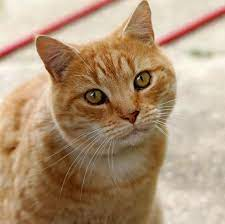
#> input picture cat.jpeg, 225 x 224 px
$ python -i generateedgeenhanced.py   (imports and definitions only)   (older library calls are emulated)
#> lines starting #> are read from the running program, lines starting #| are printed output that depends on the picture
#> further down, picture is the input picture: shape (224, 225, 3); mean B, G, R 120.9, 148.9, 175.8
import numpy as np
import cv2
################################################################################################
#####################################Parameters#################################################
################################################################################################

r1_1 = np.array([[-1, -1], [0, -1], [1, -1], [1, 0]])
r1_2 = np.array([[-1, 1], [0, 1], [-1, 2], [0, 2]])
r2_1 = np.array([[-2, -1], [-1, -1], [-2, 0], [-1, 0]])
r2_2 = np.array([[1, -1], [0, 1], [0, 1], [1, 1]])
r3_1 = np.array([[0, -1], [0, -2], [1, -1], [1, -2]])
r3_2 = np.array([[-1, 0], [-1, 1], [0, 1], [1, 1]])
r4_1 = np.array([[1, 0], [2, 0], [1, 1], [2, 1]])
r4_2 = np.array([[-1, -1], [-1, 0], [0, -1], [-1, 1]])
r5_1 = np.array([[-1, -2], [-1, -1], [0, -1], [0, -2]])
r5_2 = np.array([[1, 0], [-1, 1], [0, 1], [1, 1]])
r6_1 = np.array([[1, -1], [1, 0], [2, -1], [2, 0]])
r6_2 = np.array([[-1, -1], [-1, 0], [-1, 1], [0, 1]])
r7_1 = np.array([[0, 1], [0, 2], [1, 1], [1, 2]])
r7_2 = np.array([[-1, 0], [-1, -1], [0, -1], [1, -1]])
r8_1 = np.array([[-2, 0], [-1, 0], [-2, 1], [-1, 1]])
r8_2 = np.array([[0, -1], [1, -1], [1, 0], [1, 1]])
r9_1 = np.array([[1, 0], [2, 0], [1, 1], [0, 1], [0, 2]])
r9_2 = np.array([[-2, 0], [-1, 0], [-1, -1], [0, -1], [0, -2]])
r10_1 = np.array([[2, 0], [1, 0], [1, -1], [0, -1], [0, -2]])
r10_2 = np.array([[-2, 0], [-1, 0], [-1, 1], [0, 1], [0, 2]])
r11_1 = np.array([[1, -1], [2, -1], [1, 0], [2, 0], [1, 1], [2, 1]])
r11_2 = np.array([[-1, -1], [-2, -1], [-1, 0], [-2, 0], [-1, 1], [-2, 1]])
r12_1 = np.array([[-1, 1], [-1, 2], [0, 1], [0, 2], [1, 1], [1, 2]])
r12_2 = np.array([[-1, -1], [-1, -2], [0, -1], [0, -2], [1, -1], [1, 2]])

roi_one = [r1_1, r2_1, r3_1, r4_1, r5_1, r6_1, r7_1, r8_1, r9_1, r10_1, r11_1, r12_1]
roi_two = [r1_2, r2_2, r3_2, r4_2, r5_2, r6_2, r7_2, r8_2, r9_2, r10_2, r11_2, r12_2]

e_s1 = np.array([[0, 0, 0], [255, 255, 0], [0, 0, 255]], dtype='uint8')
e_s2 = np.array([[0, 0, 255], [0, 255, 0], [0, 255, 0]], dtype='uint8')
e_s3 = np.array([[255, 0, 0], [0, 255, 0], [0, 255, 0]], dtype='uint8')
e_s4 = np.array([[0, 0, 255], [255, 255, 0], [0, 0, 0]], dtype='uint8')
e_s5 = np.array([[0, 255, 0], [0, 255, 0], [0, 0, 255]], dtype='uint8')
e_s6 = np.array([[0, 0, 0], [0, 255, 255], [255, 0, 0]], dtype='uint8')
e_s7 = np.array([[0, 255, 0], [0, 255, 0], [255, 0, 0]], dtype='uint8')
e_s8 = np.array([[255, 0, 0], [0, 255, 255], [0, 0, 0]], dtype='uint8')
e_s9 = np.array([[0, 0, 255], [0, 255, 0], [255, 0, 0]], dtype='uint8')
e_s10 = np.array([[255, 0, 0], [0, 255, 0], [0, 0, 255]], dtype='uint8')
e_s11 = np.array([[0, 255, 0], [0, 255, 0], [0, 255, 0]], dtype='uint8')
e_s12 = np.array([[0, 0, 0], [255, 255, 255], [0, 0, 0]], dtype='uint8')

es_s1 = np.array([[0, 0, 0], [1, 1, 0], [0, 0, 1]], dtype='uint8')
es_s2 = np.array([[0, 0, 1], [0, 1, 0], [0, 1, 0]], dtype='uint8')
es_s3 = np.array([[1, 0, 0], [0, 1, 0], [0, 1, 0]], dtype='uint8')
es_s4 = np.array([[0, 0, 1], [1, 1, 0], [0, 0, 0]], dtype='uint8')
es_s5 = np.array([[0, 1, 0], [0, 1, 0], [0, 0, 1]], dtype='uint8')
es_s6 = np.array([[0, 0, 0], [0, 1, 1], [1, 0, 0]], dtype='uint8')
es_s7 = np.array([[0, 1, 0], [0, 1, 0], [1, 0, 0]], dtype='uint8')
es_s8 = np.array([[1, 0, 0], [0, 1, 1], [0, 0, 0]], dtype='uint8')
es_s9 = np.array([[0, 0, 1], [0, 1, 0], [1, 0, 0]], dtype='uint8')
es_s10 = np.array([[1, 0, 0], [0, 1, 0], [0, 0, 1]], dtype='uint8')
es_s11 = np.array([[0, 1, 0], [0, 1, 0], [0, 1, 0]], dtype='uint8')
es_s12 = np.array([[0, 0, 0], [1, 1, 1], [0, 0, 0]], dtype='uint8')
es_s13 = np.array([[0, 0, 0], [0, 0, 0], [0, 0, 0]], dtype='uint8')

edgestructs = [es_s1, es_s2, es_s3, es_s4, es_s5, es_s6, es_s7, es_s8, es_s9, es_s10, es_s11, es_s12, es_s13, es_s13]
edge_structures = [e_s1, e_s2, e_s3, e_s4, e_s5, e_s6, e_s7, e_s8, e_s9, e_s10, e_s11, e_s12]

################################################################################################
#####################################Sobel-method###############################################
################################################################################################

def generateEnhancedSobelImage(image):
    scale = 1
    delta = 0
    ddepth = cv2.CV_16S

    grad_x = cv2.Sobel(image, ddepth, 1, 0, ksize=3, scale=scale, delta=delta, borderType=cv2.BORDER_DEFAULT)
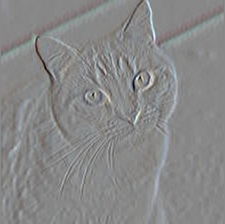
#> grad_x: shape (224, 225, 3) int16; mean B, G, R 1, 0.5, 0.1; drawn with min black and max white
    grad_y = cv2.Sobel(image, ddepth, 0, 1, ksize=3, scale=scale, delta=delta, borderType=cv2.BORDER_DEFAULT)
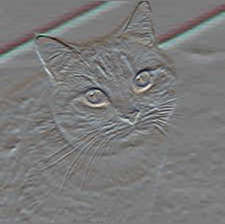
#> grad_y: shape (224, 225, 3) int16; mean B, G, R -3.6, -3.2, -2.9; drawn with min black and max white

    abs_grad_x = cv2.convertScaleAbs(grad_x)
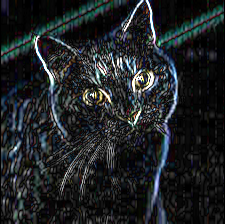
#> abs_grad_x: shape (224, 225, 3); mean B, G, R 37.9, 35.7, 32.2
    abs_grad_y = cv2.convertScaleAbs(grad_y)
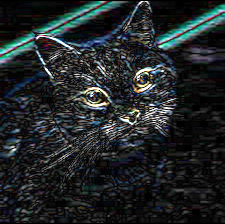
#> abs_grad_y: shape (224, 225, 3); mean B, G, R 40.6, 39.1, 34.1

    grad = cv2.addWeighted(abs_grad_x, 0.5, abs_grad_y, 0.5, 0)
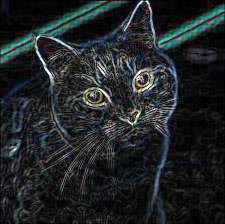
#> grad: shape (224, 225, 3); mean B, G, R 39.2, 37.4, 33.2
    return grad


################################################################################################
#####################################Region-Dissimilarity#######################################
################################################################################################


# [126 lines left out: functions generateEdgeEnhanced, calcDissimilarity, not called in this run]

>>> import cv2
>>> picture = cv2.imread('cat.jpeg')
>>> result = generateEnhancedSobelImage(picture)

$ run again, on rocks.jpg
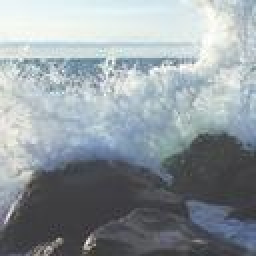
#> input picture rocks.jpg, 128 x 128 px (shown 2 times larger)
#> picture is the input picture: shape (128, 128, 3); mean B, G, R 159, 153.9, 145.2
#> in generateEnhancedSobelImage, `grad_y = cv2.Sobel(image, ddepth, 0, 1, ksize=3, scale=scale, delta=de..`:
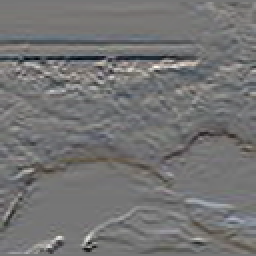
#> grad_y: shape (128, 128, 3) int16 (shown 2 times larger); mean B, G, R -10, -9.9, -9; drawn with min black and max white
#> in generateEnhancedSobelImage, `grad = cv2.addWeighted(abs_grad_x, 0.5, abs_grad_y, 0.5, 0)`:
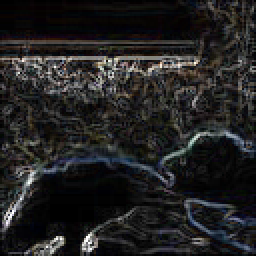
#> grad: shape (128, 128, 3) (shown 2 times larger); mean B, G, R 34.1, 34, 34.5

$ run again, on tv.jpg
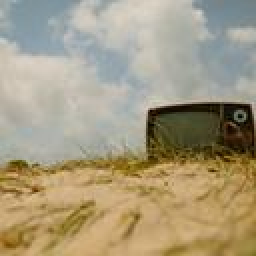
#> input picture tv.jpg, 128 x 128 px (shown 2 times larger)
#> picture is the input picture: shape (128, 128, 3); mean B, G, R 127.3, 154.6, 165.4
#> in generateEnhancedSobelImage, `grad_y = cv2.Sobel(image, ddepth, 0, 1, ksize=3, scale=scale, delta=de..`:
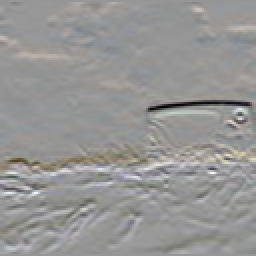
#> grad_y: shape (128, 128, 3) int16 (shown 2 times larger); mean B, G, R -4.4, -0.8, 1.7; drawn with min black and max white
#> in generateEnhancedSobelImage, `grad = cv2.addWeighted(abs_grad_x, 0.5, abs_grad_y, 0.5, 0)`:
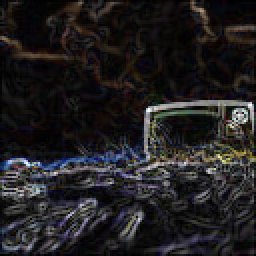
#> grad: shape (128, 128, 3) (shown 2 times larger); mean B, G, R 32.9, 31.6, 33.4
